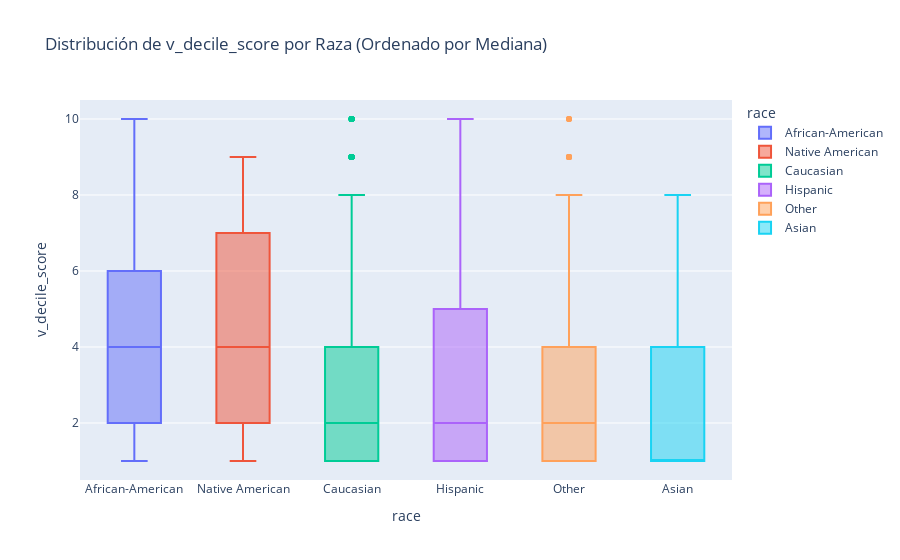

Source (notebook cell):
### Markdown cell above
#### 10.2.1 DECILE SCORE POR RAZA

### Code cell
medianas = df_scores_2y.groupby('race')['v_decile_score'].median().sort_values(ascending=False)

# Ordenar la columna 'race' del DataFrame según la mediana calculada
df_scores_2y['race'] = pd.Categorical(df_scores_2y['race'], categories=medianas.index, ordered=True)
fig = px.box(df_scores_2y, x='race', y='v_decile_score', color='race', 
             category_orders={'race': medianas.index},
             title='Distribución de v_decile_score por Raza (Ordenado por Mediana)')

# Mostrar el gráfico
fig.show()

### Figure 1 — Plotly figure (JSON) as saved in the notebook; plotly's stock layout.template omitted (floating-point values rounded to 4 significant figures; data arrays with more than 128 entries replaced by an {"elided": "..."} marker saying what was removed)
{"data": [{"alignmentgroup": "True", "hovertemplate": "race=%{x}<br>v_decile_score=%{y}<extra></extra>", "legendgroup": "African-American", "marker": {"color": "#636efa"}, "name": "African-American", "notched": false, "offsetgroup": "African-American", "orientation": "v", "showlegend": true, "type": "box", "x": {"elided": "3696 str values"}, "x0": " ", "xaxis": "x", "y": {"elided": "3696 int values"}, "y0": " ", "yaxis": "y"}, {"alignmentgroup": "True", "hovertemplate": "race=%{x}<br>v_decile_score=%{y}<extra></extra>", "legendgroup": "Native American", "marker": {"color": "#EF553B"}, "name": "Native American", "notched": false, "offsetgroup": "Native American", "orientation": "v", "showlegend": true, "type": "box", "x": ["Native American", "Native American", "Native American", "Native American", "Native American", "Native American", "Native American", "Native American", "Native American", "Native American", "Native American", "Native American", "Native American", "Native American", "Native American", "Native American", "Native American", "Native American"], "x0": " ", "xaxis": "x", "y": [3, 4, 7, 6, 1, 4, 1, 2, 1, 9, 4, 9, 5, 2, 7, 9, 5, 4], "y0": " ", "yaxis": "y"}, {"alignmentgroup": "True", "hovertemplate": "race=%{x}<br>v_decile_score=%{y}<extra></extra>", "legendgroup": "Caucasian", "marker": {"color": "#00cc96"}, "name": "Caucasian", "notched": false, "offsetgroup": "Caucasian", "orientation": "v", "showlegend": true, "type": "box", "x": {"elided": "2454 str values"}, "x0": " ", "xaxis": "x", "y": {"elided": "2454 int values"}, "y0": " ", "yaxis": "y"}, {"alignmentgroup": "True", "hovertemplate": "race=%{x}<br>v_decile_score=%{y}<extra></extra>", "legendgroup": "Hispanic", "marker": {"color": "#ab63fa"}, "name": "Hispanic", "notched": false, "offsetgroup": "Hispanic", "orientation": "v", "showlegend": true, "type": "box", "x": {"elided": "637 str values"}, "x0": " ", "xaxis": "x", "y": {"elided": "637 int values"}, "y0": " ", "yaxis": "y"}, {"alignmentgroup": "True", "hovertemplate": "race=%{x}<br>v_decile_score=%{y}<extra></extra>", "legendgroup": "Other", "marker": {"color": "#FFA15A"}, "name": "Other", "notched": false, "offsetgroup": "Other", "orientation": "v", "showlegend": true, "type": "box", "x": {"elided": "377 str values"}, "x0": " ", "xaxis": "x", "y": {"elided": "377 int values"}, "y0": " ", "yaxis": "y"}, {"alignmentgroup": "True", "hovertemplate": "race=%{x}<br>v_decile_score=%{y}<extra></extra>", "legendgroup": "Asian", "marker": {"color": "#19d3f3"}, "name": "Asian", "notched": false, "offsetgroup": "Asian", "orientation": "v", "showlegend": true, "type": "box", "x": ["Asian", "Asian", "Asian", "Asian", "Asian", "Asian", "Asian", "Asian", "Asian", "Asian", "Asian", "Asian", "Asian", "Asian", "Asian", "Asian", "Asian", "Asian", "Asian", "Asian", "Asian", "Asian", "Asian", "Asian", "Asian", "Asian", "Asian", "Asian", "Asian", "Asian", "Asian", "Asian"], "x0": " ", "xaxis": "x", "y": [4, 5, 6, 4, 1, 1, 3, 1, 4, 1, 2, 2, 1, 2, 1, 1, 2, 1, 1, 1, 1, 6, 1, 1, 1, 4, 1, 1, 1, 4, 8, 5], "y0": " ", "yaxis": "y"}], "layout": {"boxmode": "overlay", "legend": {"title": {"text": "race"}, "tracegroupgap": 0}, "title": {"text": "Distribución de v_decile_score por Raza (Ordenado por Mediana)"}, "xaxis": {"anchor": "y", "categoryarray": ["African-American", "Native American", "Caucasian", "Hispanic", "Other", "Asian"], "categoryorder": "array", "domain": [0, 1], "title": {"text": "race"}}, "yaxis": {"anchor": "x", "domain": [0, 1], "title": {"text": "v_decile_score"}}}}
